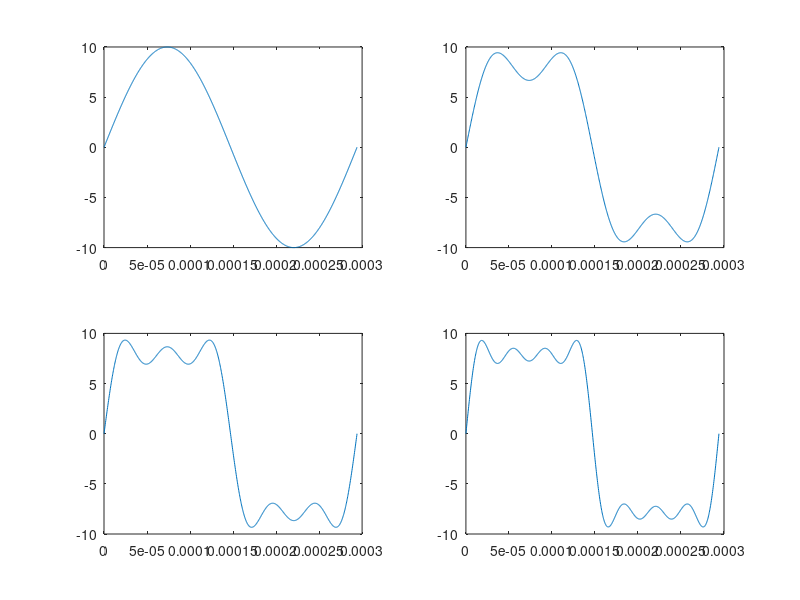
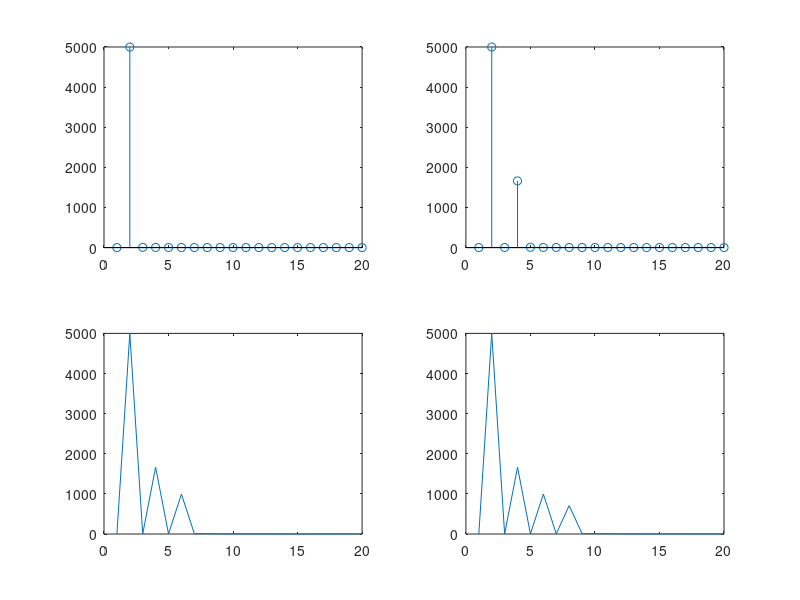

Recreate these plots in MATLAB, in order.
clc, clear all, close all, format compact
%--------------- INPUT ----------------------
A = 10;
f = 3400;
cp = 1;
%--------------- PROCESS ----------------------
T = 1/f;
t = linspace(0,cp*T,1000);
cf1 = (A/1)*sin(2*pi*1*f*t);
cf2 = (A/3)*sin(2*pi*3*f*t);
cf3 = (A/5)*sin(2*pi*5*f*t);
cf4 = (A/7)*sin(2*pi*7*f*t);
cuadrada_1cf = cf1;
cuadrada_2cf = cf1 + cf2;
cuadrada_3cf = cf1 + cf2 + cf3;
cuadrada_4cf = cf1 + cf2 + cf3 + cf4;
% transformada de Fourier
tf_1cf = abs(fft(cuadrada_1cf));
tf_2cf = abs(fft(cuadrada_2cf));
tf_3cf = abs(fft(cuadrada_3cf));
tf_4cf = abs(fft(cuadrada_4cf));

%--------------- OUTPUT ----------------------
figure(1)
subplot(2,2,1),plot(t,cuadrada_1cf)
subplot(2,2,2),plot(t,cuadrada_2cf)
subplot(2,2,3),plot(t,cuadrada_3cf)
subplot(2,2,4),plot(t,cuadrada_4cf)

figure(2)
subplot(2,2,1),stem(tf_1cf(1:20))
subplot(2,2,2),stem(tf_2cf(1:20))
subplot(2,2,3),plot(tf_3cf(1:20))
subplot(2,2,4),plot(tf_4cf(1:20))


